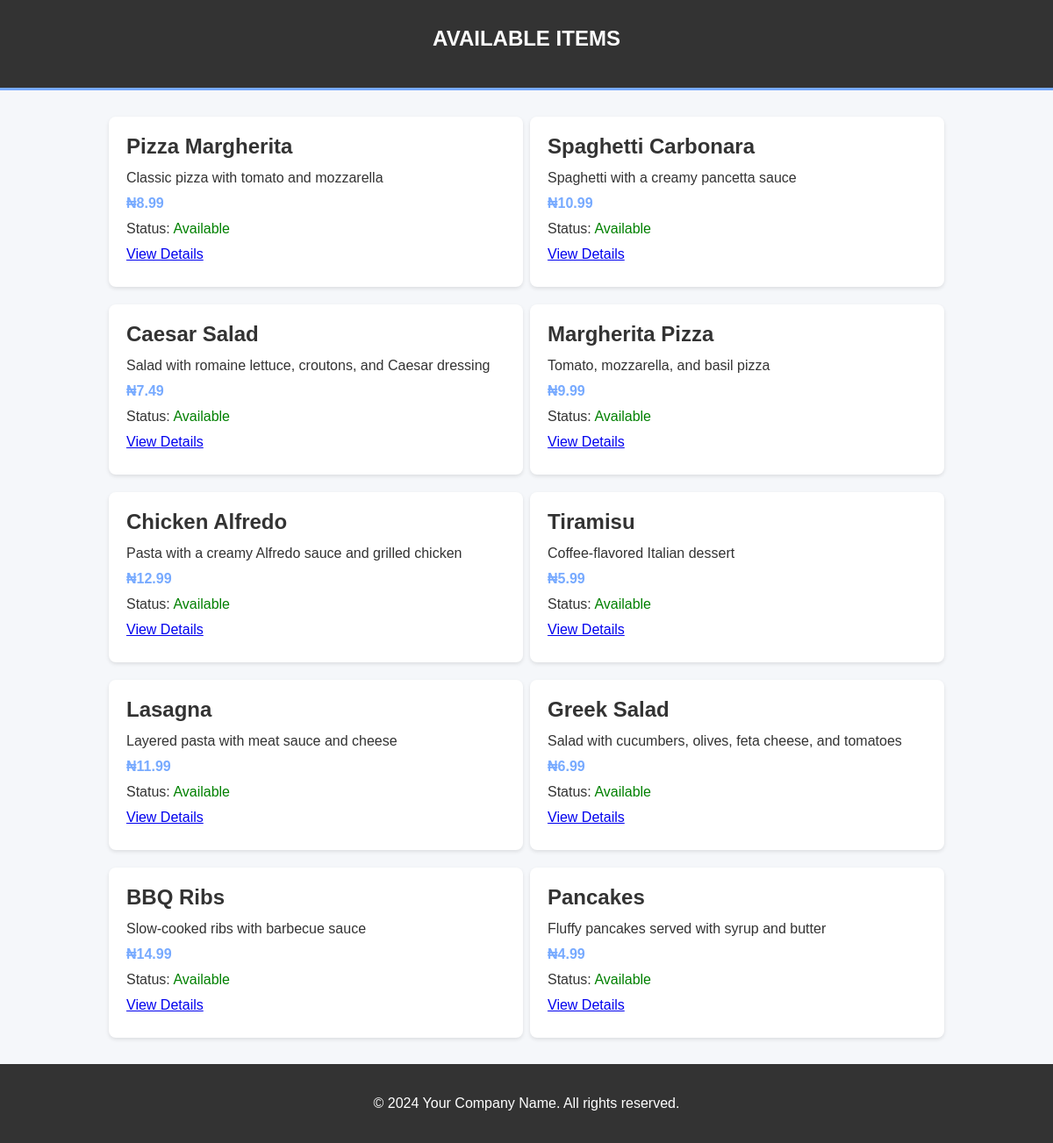
The page / on the database its author committed.
### myapp/models.py (models this page shows, shortened)
class Item(models.Model):
    name = models.CharField(max_length=200)
    description = models.TextField()
    price = models.DecimalField(max_digits=10, decimal_places=2)
    available = models.BooleanField(default=True)

### myapp/views.py (the view)
# urls.py: path('', views.item_list, name='item_list'),
def item_list(request):
    items = Item.objects.all()
    return render(request, 'myapp/item_list.html', {'items': items})

### myapp/templates/myapp/item_list.html (shortened to what this page needs)
<!DOCTYPE html>
<html lang="en">
<head>
</head>
<body>
    <header>
        <h1>Available Items</h1>
    </header>
    <div class="container">
        <div class="item-list">
            {% for item in items %}
            <div class="item">
                <h2>{{ item.name }}</h2>
                <p>{{ item.description }}</p>
                <p class="price">₦{{ item.price }}</p>
                {% if item.available %}
                    <p>Status: <span style="color: green;">Available</span></p>
                {% else %}
                    <p>Status: <span style="color: red;">Out of stock</span></p>
                {% endif %}
                <p><a href="{% url 'item_detail' id=item.id %}">View Details</a></p>
            </div>
            {% endfor %}
        </div>
    </div>
    <div class="footer">
        <p>&copy; 2024 Your Company Name. All rights reserved.</p>
    </div>
</body>
</html>

### myapp/templates/myapp/item_list.html (style rules this page uses)
body { font-family: Arial, sans-serif; background-color: #f5f7fa; color: #333; margin: 0; padding: 0; }
.container { width: 80%; margin: auto; overflow: hidden; }
header { background: #333; color: #fff; padding-top: 30px; min-height: 70px; border-bottom: #77aaff 3px solid; }
header h1 { text-align: center; text-transform: uppercase; margin: 0; font-size: 24px; }
.item-list { display: flex; flex-wrap: wrap; justify-content: space-around; margin-top: 20px; }
.item { background: #fff; box-shadow: 0 2px 4px rgba(0, 0, 0, 0.1); border-radius: 8px; width: 45%; margin: 10px 0; padding: 20px; transition: transform 0.3s, box-shadow 0.3s; }
.item h2 { margin: 0 0 10px; color: #333; }
.item p { margin: 0 0 5px; line-height: 1.5; }
.price { font-weight: bold; color: #77aaff; }
.footer { text-align: center; padding: 20px; background: #333; color: #fff; margin-top: 20px; }

### rows shown on the page
Item: name "Pizza Margherita", description "Classic pizza with tomato and mozzarella", price "8.99", shows "Status:", available "Available"
Item: name "Spaghetti Carbonara", description "Spaghetti with a creamy pancetta sauce", price "10.99", shows "Status:", available "Available"
Item: name "Caesar Salad", description "Salad with romaine lettuce, croutons, and Caesar dressing", price "7.49", shows "Status:", available "Available"
Item: name "Margherita Pizza", description "Tomato, mozzarella, and basil pizza", price "9.99", shows "Status:", available "Available"
Item: name "Chicken Alfredo", description "Pasta with a creamy Alfredo sauce and grilled chicken", price "12.99", shows "Status:", available "Available"
Item: name "Tiramisu", description "Coffee-flavored Italian dessert", price "5.99", shows "Status:", available "Available"
Item: name "Lasagna", description "Layered pasta with meat sauce and cheese", price "11.99", shows "Status:", available "Available"
Item: name "Greek Salad", description "Salad with cucumbers, olives, feta cheese, and tomatoes", price "6.99", shows "Status:", available "Available"
Item: name "BBQ Ribs", description "Slow-cooked ribs with barbecue sauce", price "14.99", shows "Status:", available "Available"
Item: name "Pancakes", description "Fluffy pancakes served with syrup and butter", price "4.99", shows "Status:", available "Available"
